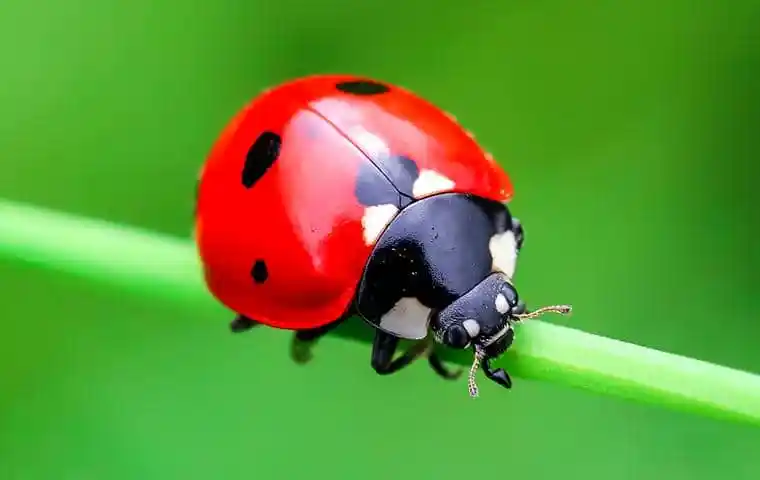
#> input picture ladybug.png, 760 x 480 px
$ jupyter execute 'Finding an Object.ipynb'
#> lines starting #> are read from the running program, lines starting #| are printed output that depends on the picture; after the words box and inside, x2 and y2 are one past the last pixel; in counts of white or black regions, pixels touching at a corner belong together
# Finding an Object

So, we've spent the past two sections looking at pictures of a ladybug. Can we get the computer to recognize that there is a distinct subject of the photo?

Let's start by reloading our ladybug in.

[cell 1]
import cv2
import numpy as np

img = cv2.imread("ladybug.png", cv2.IMREAD_GRAYSCALE)
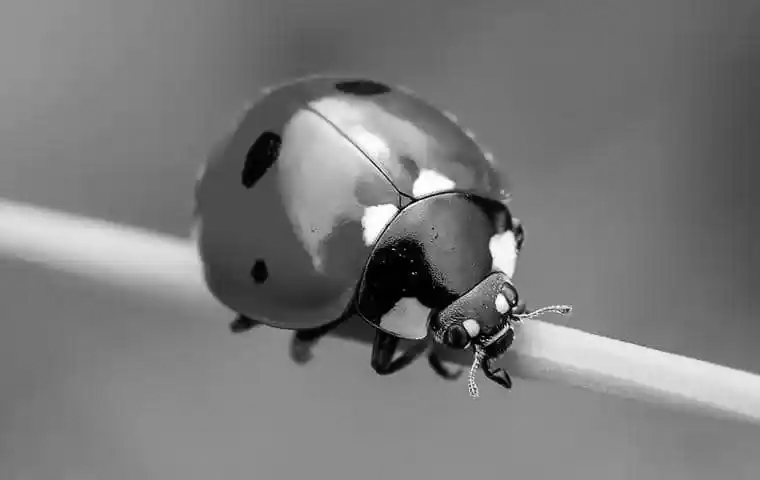
#> img: shape (480, 760); min 0, max 255, mean 121.9

## Detecting borders

So we're going to use a method called "edge detection." What is going on behind the scenes is fairly complicated and difficult to understand from a single workshop. So for now, understanding the output of the method is enough. If you are interested to learn more, here is a good place to start: [LINK]

We're going to be using a specific variation of edge detection called "Canny Edge Detection." Cv2 has a built-in function for this, `cv2.Canny`.

We're going to start by demonstrating how this works on the completely unedited image:

[cell 2]
cv2.imshow("Color ladybug!", img)
cv2.waitKey(0)

edges_orig = cv2.Canny(img, 100, 200)
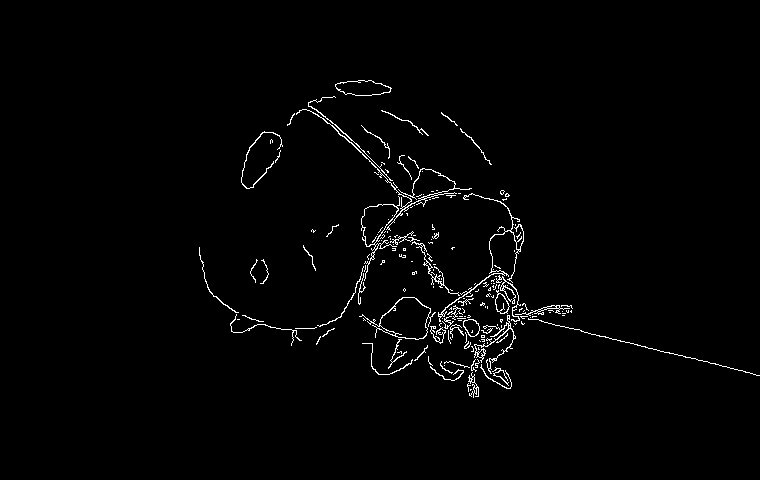
#> edges_orig: shape (480, 760); 1.6% white in thin lines or dots, all inside (x1, y1, x2, y2) = (199, 80, 760, 398)

cv2.imshow("Temp", edges_orig)
cv2.waitKey(0)

As you can see, the output shows an outline around most of the ladybug as well as some of the branch.

`cv2.Canny` takes in 3 parameters: the image, the lower threshold, and the upper threshold. The thresholds refer to pixel intensities. You can try messing around with these and see how it affects the resulting image. (Without editing the image at all, it's unlikely this will end up yielding exceptional results.)

## Putting it together

We are now going to demonstrate the effects of some of the things we've previously learned on the accuracy of edge detection.

Let's start by adding a blur to our image and then retrying the edge detection.

[cell 3]
blurred_img = cv2.GaussianBlur(img,(5,5),0)

edges_blurred = cv2.Canny(blurred_img, 100, 200)
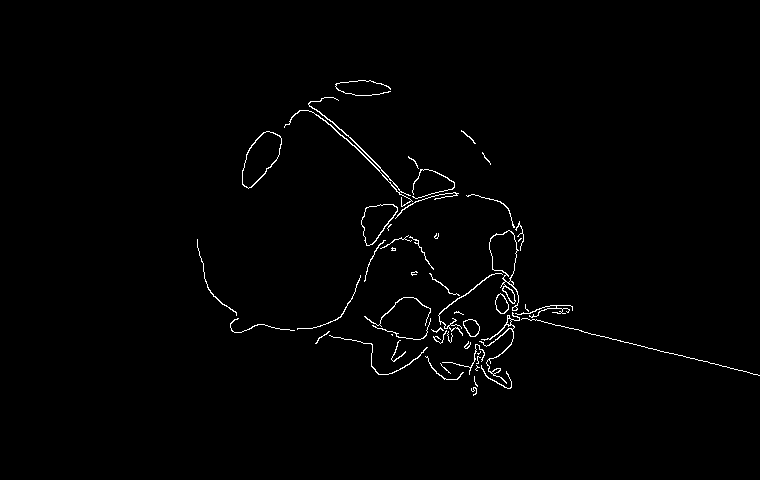
#> edges_blurred: shape (480, 760); 1.1% white in thin lines or dots, all inside (x1, y1, x2, y2) = (197, 80, 760, 396)

cv2.imshow("Temp", edges_orig)
cv2.waitKey(0)
cv2.imshow("Temp", edges_blurred)
cv2.waitKey(0)

Hopefully you can see that the lines are a little bit cleaner in the second image! We can try blurring it more to see if there is any added effect. Let's edit the kernel so the matrix is 15x15.

[cell 4]
blurred_img = cv2.GaussianBlur(img,(15,15),0)

edges_blurred = cv2.Canny(blurred_img, 100, 200)
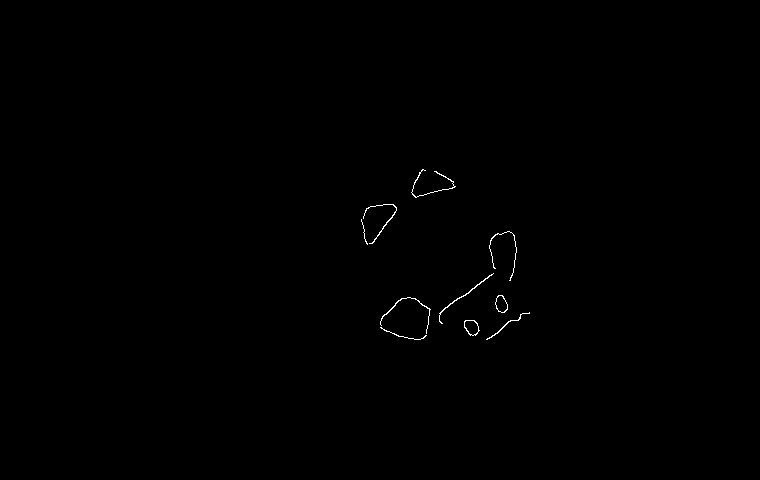
#> edges_blurred: shape (480, 760); 0.22% white in thin lines or dots, all inside (x1, y1, x2, y2) = (361, 169, 530, 340)

cv2.imshow("Temp", edges_orig)
cv2.waitKey(0)
cv2.imshow("Temp", edges_blurred)
cv2.waitKey(0)

As you can see, the lines got much cleaner, but we also lost a decent portion of the ladybug. We can also see that there are large gaps in the edges. What can we do about this?

## Morphological Operations

So this is a big word that sounds much scarier than it actually is. There are 4 main operations that we'll be covering in this workshop:

1. Dilation: `cv2.dilate(image, kernel, iterations)`
2. Erosion: `cv2.erode(image, kernel, iterations)`
3. Opening: `cv2.morphologyEx(image, cv2.MORPH_OPEN, kernel)`
4. Closing: `cv2.morphologyEx(image, cv2.MORPH_CLOSE, kernel)`

We'll show examples of each below.

### Dilation

Dilation is pretty much exactly what it sounds like: it "dilates" the foreground object of an image.

We have a good foreground with our image of the ladybug edges. Let's see what happens when we use cv2's erosion function! (We are using a comically large kernel in order to make the effects really obvious.)

[cell 5]
kernel = np.ones((25,25),np.uint8)
dilation = cv2.dilate(edges_blurred,kernel,iterations = 1)
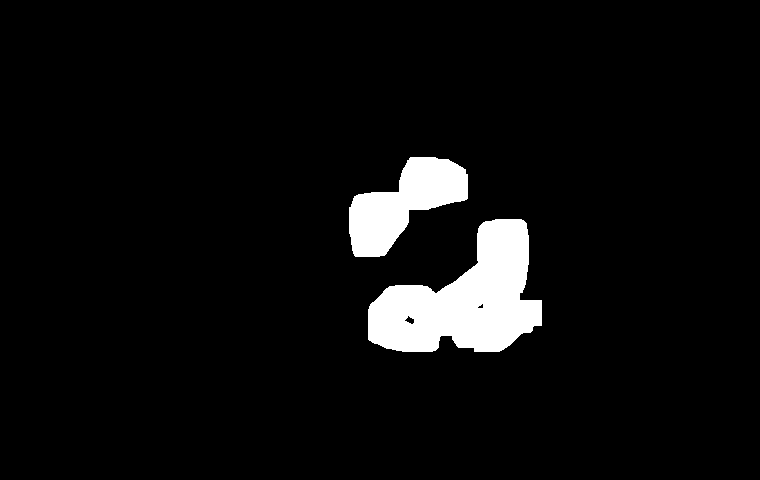
#> dilation: shape (480, 760); 5.4% white; 2 white regions, box (x1, y1, x2, y2) and area: (368, 219, 542, 352) 13421, (349, 157, 468, 257) 6261

cv2.imshow("Temp", edges_blurred)
cv2.waitKey(0)
cv2.imshow("Eroded Borders", dilation)
cv2.waitKey(0)

As you can see, the edges "dilated." They got much bigger! (You might be able to start seeing how this ties in: some of the gaps between sections are now gone!) While we did use a comically large kernel, this was actually effective in closing many of the gaps.

### Erosion

Erosion is also exactly what it sounds like: it "erodes" the foreground object of an image. Let's try eroding our new edges.

[cell 6]
kernel = np.ones((11,11),np.uint8)
erosion = cv2.erode(dilation,kernel,iterations = 1)
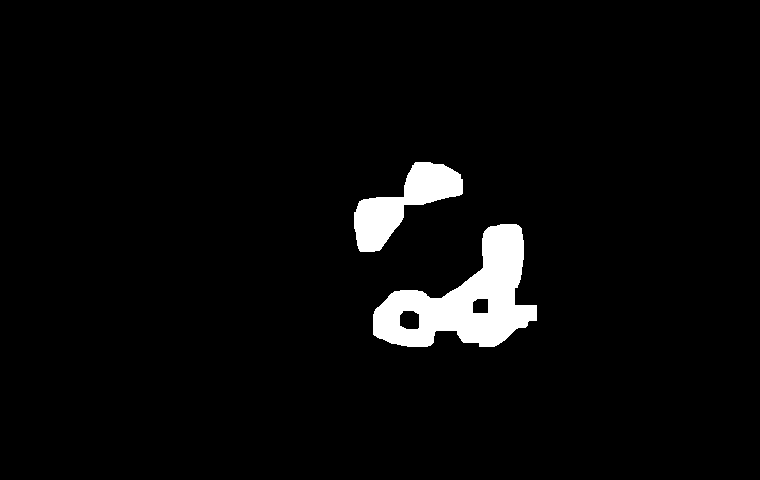
#> erosion: shape (480, 760); 3.8% white; 2 white regions

cv2.imshow("Temp", dilation)
cv2.waitKey(0)
cv2.imshow("Eroded Borders", erosion)
cv2.waitKey(0)

As you can see, we now have 2 main edges! Unfortunately the branch is still in the picture a little bit, but the ladybug is just one big white area!

Before we move on to labeling the original image, our final two morphological operations: opening and closing.

### Opening and Closing

Opening is another term for **erosion followed by dilation**. Closing is another term for **dilation followed by erosion.** The images below demonstrate how this can be useful for either removing noise from an image or filling in gaps.  As you can see, the main figure stays the same in both cases.

Opening:

Closing:

## Labeling the Image

So... we have our edges. How do we actually apply this to the original picture?

OpenCV has another built-in method to help you find the "contours" of an image. These are similar to the borders/boundaries. With our image already in black and white, it's extremely easy to find the contours using `cv2.findContours(image, retrieval method, approximation mode)`. For now, don't worry about what the methods are. If you are curious to look into it on your own, OpenCV's documentation has a section on retrieval modes and approximation modes that you can read.

We are then going to draw a rectangle around these contours using a built-in openCV method, `cv2.rectange`, which, as you can image, draws a rectangle.

[cell 7]
contours, hierarchy = cv2.findContours(erosion, cv2.RETR_LIST, cv2.CHAIN_APPROX_SIMPLE)
#> contours = 4 contours; box (x1, y1, x2, y2) and area: (373, 224, 537, 347) 9908, (354, 162, 463, 252) 4010, (399, 310, 420, 330) 340, (472, 298, 489, 314) 228

for contour in contours:
    # Find bounding rectangles
    x,y,w,h = cv2.boundingRect(contour)
    # Draw the rectangle
    cv2.rectangle(img,(x,y),(x+w,y+h),255,1)
#> this loop made 4 passes
#> (x, y, w, h) on passes 1 to 4: (399, 310, 21, 20), (472, 298, 17, 16), (373, 224, 164, 123), (354, 162, 109, 90)
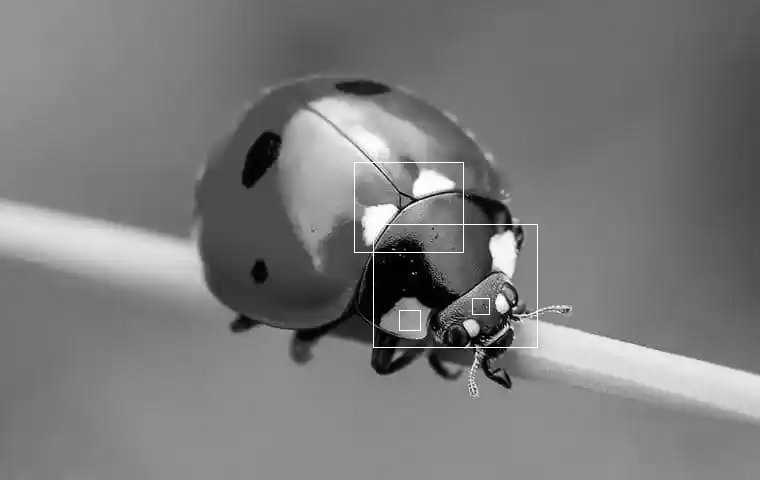
#> img: shape (480, 760); 0.31% of pixels changed, all inside (x1, y1, x2, y2) = (354, 162, 538, 348)

cv2.imshow("Final", img)
cv2.waitKey(0)
#> Out = 27
